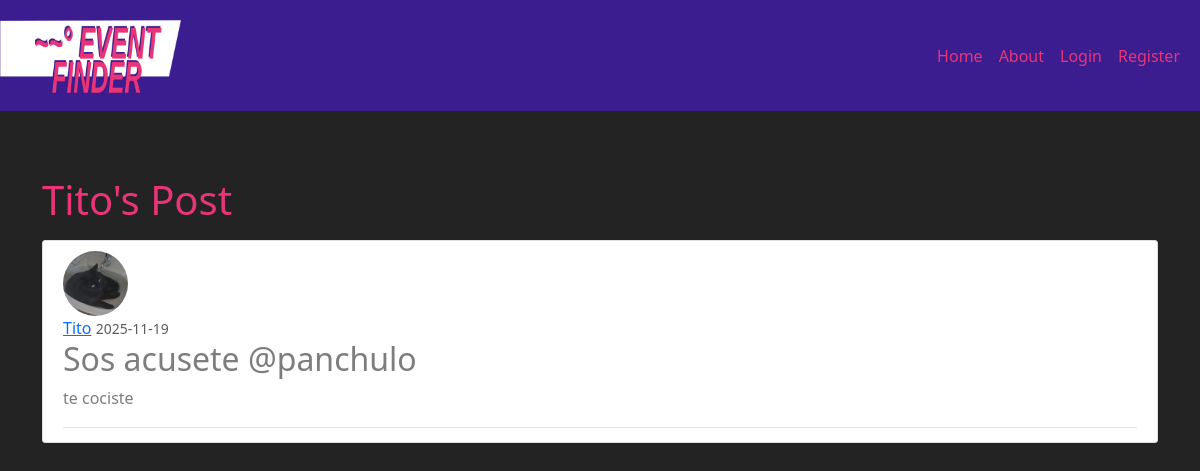
The page /post/9 on the database as committed earlier.
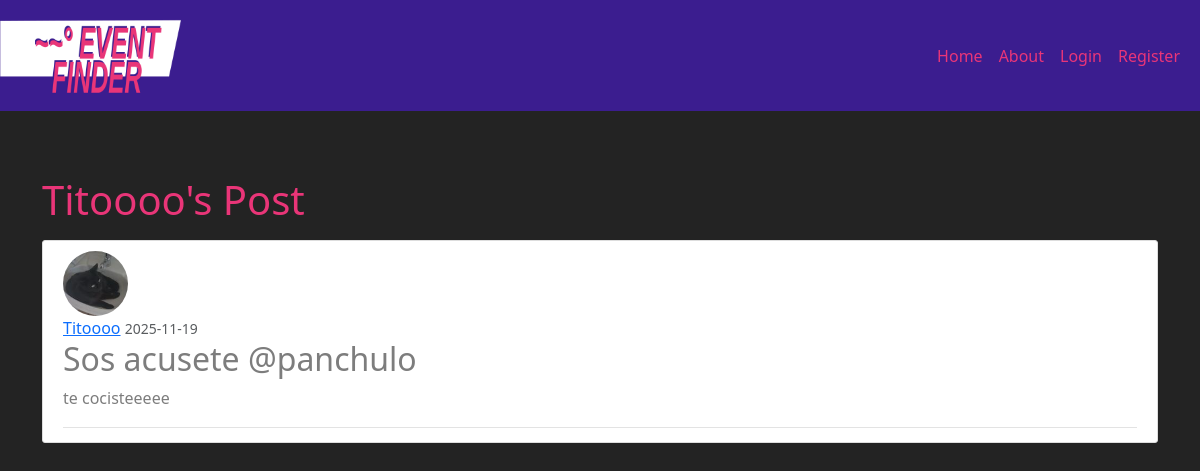
The same page on the database as committed later.
### event_finder/models.py (models this page shows, shortened)
class User(db.Model, UserMixin):
    id = db.Column(db.Integer, primary_key=True)
    username = db.Column(db.String(20), unique=True, nullable=False)
    email = db.Column(db.String(120), unique=True, nullable=False)
    image_file = db.Column(db.String(20), nullable=False, default='default.jpg')
    password = db.Column(db.String(60), nullable=False)
    posts = db.relationship('Post', backref='author', lazy=True)

class Post(db.Model):
    id = db.Column(db.Integer, primary_key=True)
    title = db.Column(db.String(100), nullable=False)
    date_posted = db.Column(db.DateTime, nullable=False, default=datetime.utcnow)
    content = db.Column(db.Text, nullable=False)
    user_id = db.Column(db.Integer, db.ForeignKey('user.id'), nullable=False)

### event_finder/routes.py (the view)
@app.route("/post/<int:post_id>") # route with a variable inside. With "int:" we specify what kind of variable are we expecting
def post(post_id):
    post = Post.query.get_or_404(post_id) #this new method returns a 404 if the post_id doesnt exist
    return render_template('post.html', title= post.title, post=post)

### event_finder/templates/post.html (shortened to what this page needs)
{% extends "layout.html" %}
{% block content %}
    <div class="section pb-2">
        <h1> {{ (post.author.username + "'s Post") }} </h1>
    </div>
        <article class="media content-section">
            <img class="rounded-circle article-img" src="{{ url_for('static', filename='profile_pics/' + post.author.image_file) }}">
            <div class="media-body">
                <div class="article-metadata">
                    <a class="mr-2" href="{{url_for('user_posts', username=post.author.username)}}">{{ post.author.username }}</a>
                    <small class="text-muted">{{post.date_posted.strftime('%Y-%m-%d')}}</small>
                    <h2 class ="article-title">{{post.title}}</h2>
                    <p class="article-content">{{ post.content }}</p>
                </div>
            </div>
        </article>
{% endblock content %}

Rows that differ between the two databases and show on the page:
changed User: username "Tito's Post" → "Titoooo's Post"; author.username "Tito" → "Titoooo"
changed Post "Sos acusete @panchulo": content "te cociste" → "te cocisteeeee"
